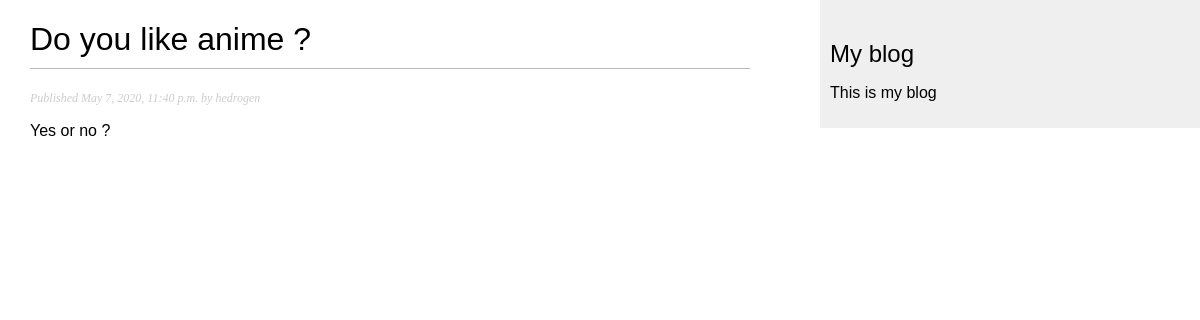
Screenshot of /blog/2020/5/7/do-you-anime with the database file from the repository.
### blog/models.py (models this page shows, shortened)
class Post(models.Model):
    STATUS_CHOICES = (
        ('draft', 'Draft'),
        ('published', 'Published'),
    )
    title = models.CharField(max_length=250)
    slug = models.SlugField(max_length=250, unique_for_date='publish')
    author = models.ForeignKey(User, on_delete=models.CASCADE, related_name='blog_posts')
    body = models.TextField()
    publish = models.DateTimeField(default=timezone.now)
    created = models.DateTimeField(auto_now_add=True)
    updated = models.DateTimeField(auto_now=True)
    status = models.CharField(max_length=10, choices=STATUS_CHOICES, default='draft')
    objects = models.Manager()       # Менеджер обьектов по умолчанию
    published = PublishManager()    # Пользовательский менеджер обьектов
    class Meta:
        ordering = ('-publish',)

### blog/views.py (the view)
def post_detail(request, year, month, day, post):
    post = get_object_or_404(Post,
                             slug=post,
                             status='published',
                             publish__year=year,
                             publish__month=month,
                             publish__day=day)
    return render(request, 'blog/post/detail.html', {'post': post})

### blog/templates/blog/post/detail.html (shortened to what this page needs)
{% extends "blog/base.html" %}
{% block content %}
    <h1>{{ post.title }}</h1>
    <p class="date">
        Published {{ post.publish }} by {{ post.author }}
    </p>
    {{ post.body|linebreaks }}
{% endblock %}

### blog/static/css/blog.css (style rules this page uses)
body { margin:0; padding:0; font-family:helvetica, sans-serif; }
h1 { font-weight:normal; border-bottom:1px solid #bbb; padding:0 0 10px 0; }
p.date { color:#ccc; font-family: georgia, serif; font-size: 12px; font-style: italic; }

### rows the page displays
Post: title "Do you like anime ?", publish "May 7, 2020, 11:40 p.m.", author "hedrogen", body "Yes or no ?"
